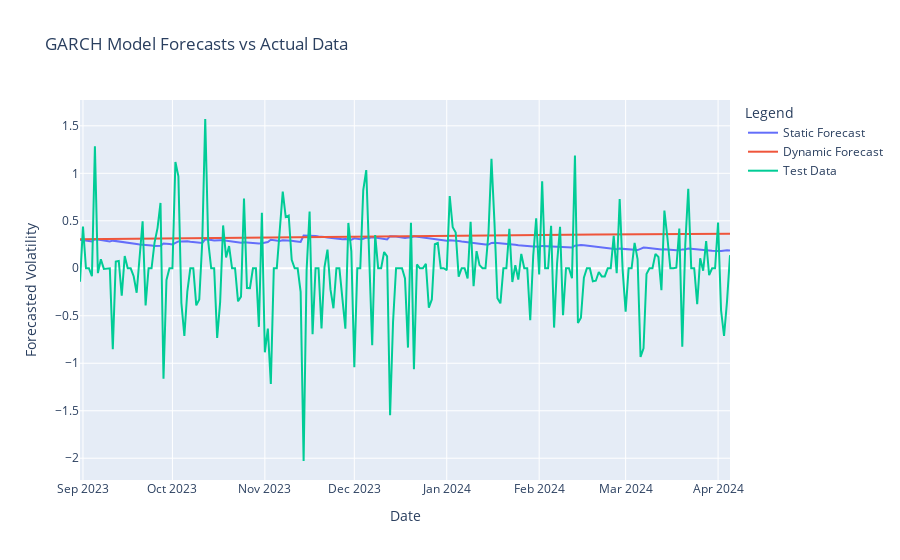

Notebook code cell kept with this figure:
### Code cell
# Plotting with Plotly
fig = go.Figure()
fig.add_trace(go.Scatter(x=cvar_rjpy_stat.index, y=cvar_rjpy_stat['static forecasting'], mode='lines', name='Static Forecast'))
fig.add_trace(go.Scatter(x=cvar_rjpy_dyn.index, y=cvar_rjpy_dyn['dynamic forecasting'], mode='lines', name='Dynamic Forecast'))
fig.add_trace(go.Scatter(x=data_out_of_the_sample.index, y=data_out_of_the_sample, mode='lines', name='Test Data'))

fig.update_layout(title='GARCH Model Forecasts vs Actual Data',
                  xaxis_title='Date',
                  yaxis_title='Forecasted Volatility',
                  legend_title='Legend')

fig.show()

### Figure 1 — Plotly figure (JSON) as saved in the notebook; plotly's stock layout.template omitted (floating-point values rounded to 4 significant figures; data arrays with more than 128 entries replaced by an {"elided": "..."} marker saying what was removed)
{"data": [{"mode": "lines", "name": "Static Forecast", "type": "scatter", "x": {"elided": "219 str values"}, "y": {"elided": "219 float values"}}, {"mode": "lines", "name": "Dynamic Forecast", "type": "scatter", "x": {"elided": "219 str values"}, "y": {"elided": "219 float values"}}, {"mode": "lines", "name": "Test Data", "type": "scatter", "x": {"elided": "219 str values"}, "y": {"elided": "219 float values"}}], "layout": {"legend": {"title": {"text": "Legend"}}, "title": {"text": "GARCH Model Forecasts vs Actual Data"}, "xaxis": {"title": {"text": "Date"}}, "yaxis": {"title": {"text": "Forecasted Volatility"}}}}
